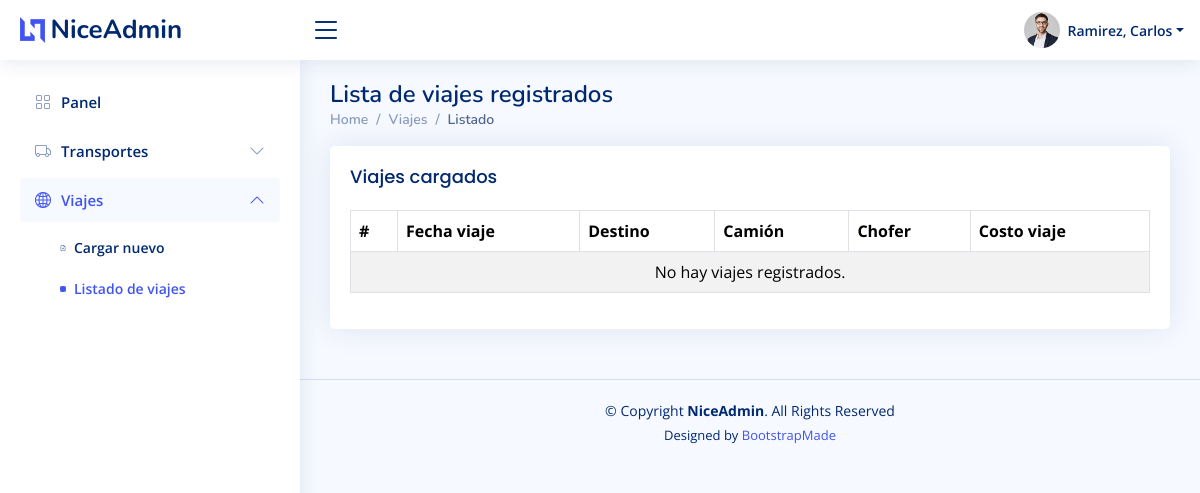
Before: /viajes_listado.php (signed in) with the older database file.
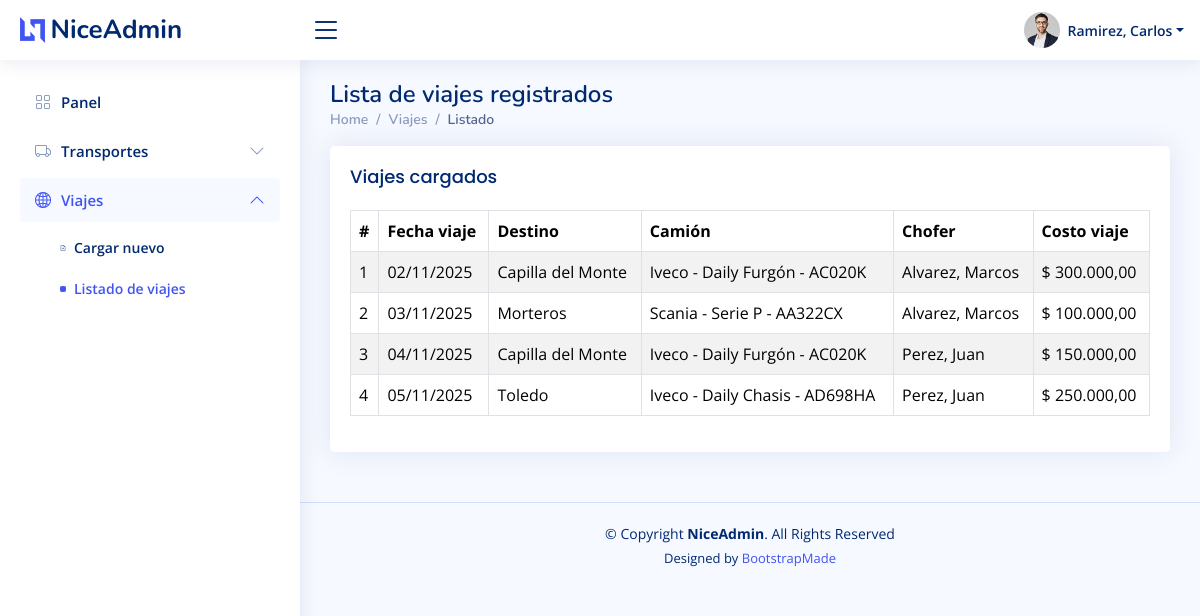
After: the same page with the newer database file.
### tables this page shows
CREATE TABLE viajes (
  id INT NOT NULL AUTO_INCREMENT,
  chofer_id INT NOT NULL,
  transporte_id INT NOT NULL,
  destino_id INT NOT NULL,
  fecha_programada DATE NOT NULL,
  costo DECIMAL(12,2) NOT NULL,
  porcentaje_chofer INT NOT NULL,
  creado_por INT DEFAULT NULL,
  fecha_creacion DATETIME NOT NULL DEFAULT CURRENT_TIMESTAMP,
  PRIMARY KEY (id),
  KEY idx_viajes_fecha (fecha_programada),
  KEY idx_viajes_destino (destino_id)
);

CREATE TABLE destinos (
  id INT NOT NULL AUTO_INCREMENT,
  denominacion VARCHAR(120) NOT NULL,
  PRIMARY KEY (id),
  UNIQUE KEY uq_destinos_denominacion (denominacion)
);

CREATE TABLE marcas (
  id INT NOT NULL AUTO_INCREMENT,
  denominacion VARCHAR(80) NOT NULL,
  PRIMARY KEY (id),
  UNIQUE KEY uq_marcas_denominacion (denominacion)
);

CREATE TABLE transportes (
  id INT NOT NULL AUTO_INCREMENT,
  marca_id INT NOT NULL,
  modelo VARCHAR(60) NOT NULL,
  patente VARCHAR(10) NOT NULL,
  anio SMALLINT DEFAULT NULL,
  disponible TINYINT(1) NOT NULL DEFAULT 1,
  fecha_creacion DATETIME NOT NULL DEFAULT CURRENT_TIMESTAMP,
  PRIMARY KEY (id),
  UNIQUE KEY uq_transportes_patente (patente),
  KEY idx_transportes_marca (marca_id)
);

CREATE TABLE usuarios (
  id INT NOT NULL AUTO_INCREMENT,
  apellido VARCHAR(80) NOT NULL,
  nombre VARCHAR(80) NOT NULL,
  dni VARCHAR(10) NOT NULL,
  usuario VARCHAR(50) NOT NULL,
  clave VARCHAR(255) NOT NULL,
  activo TINYINT(1) NOT NULL DEFAULT 1,
  id_nivel INT NOT NULL,
  fecha_creacion DATETIME NOT NULL DEFAULT CURRENT_TIMESTAMP,
  imagen VARCHAR(150) DEFAULT 'profile-img.jpg',
  PRIMARY KEY (id),
  UNIQUE KEY uq_usuarios_dni (dni),
  UNIQUE KEY uq_usuarios_usuario (usuario),
  KEY idx_usuarios_nivel (id_nivel)
);

### includes/functions.php (called while the page is built, shortened)
<?php
function db_connect(): mysqli
{
    $connection = @new mysqli(DB_HOST, DB_USER, DB_PASS, DB_NAME);
    $connection->set_charset('utf8mb4');
    return $connection;
}
function db_query(string $sql, string $types = '', array $params = []): mysqli_stmt
{
    $connection = db_connect();
    $stmt = $connection->prepare($sql);
    if (!$stmt->execute()) {
        throw new RuntimeException('Error al ejecutar la consulta: ' . $stmt->error);
    }
    return $stmt;
}
function db_fetch_all(string $sql, string $types = '', array $params = []): array
{
    $stmt = db_query($sql, $types, $params);
    $result = $stmt->get_result();
    return $result->fetch_all(MYSQLI_ASSOC);
}
function current_user(): ?array
{
    return $_SESSION['user'] ?? null;
}
function es_operador(): bool
{
    return (current_user()['id_nivel'] ?? null) === 2;
}
function es_chofer(): bool
{
    return (current_user()['id_nivel'] ?? null) === 3;
}
function format_date_spanish(?string $date): string
{
    $timestamp = strtotime($date);
    return date('d/m/Y', $timestamp);
}
function obtener_clase_fila(string $fechaViaje): string
{
    $fechaViaje = date('Y-m-d', strtotime($fechaViaje));
    $hoy = date('Y-m-d');
    if ($fechaViaje < $hoy) {
        return 'fila-realizado';
    }
    return '';
}
function obtener_viajes(?int $choferId = null): array
{
    $sql = 'SELECT v.id, v.fecha_programada, d.denominacion AS destino, v.costo, v.porcentaje_chofer, ' .
        'c.apellido AS chofer_apellido, c.nombre AS chofer_nombre, c.dni AS chofer_dni, ' .
        'm.denominacion AS marca, t.modelo, t.patente ' .
        'FROM viajes v ' .
        'INNER JOIN usuarios c ON c.id = v.chofer_id ' .
        'INNER JOIN transportes t ON t.id = v.transporte_id ' .
        'INNER JOIN marcas m ON m.id = t.marca_id ' .
        'INNER JOIN destinos d ON d.id = v.destino_id';
    $tipos = '';
    $parametros = [];
    $sql .= ' ORDER BY v.fecha_programada ASC, d.denominacion ASC';
    return db_fetch_all($sql, $tipos, $parametros);
}

### viajes_listado.php (the view, shortened to what the changed rows need)
<?php
require_once __DIR__ . '/includes/functions.php';
$choferFiltradoId = es_chofer() ? (current_user()['id'] ?? null) : null;
$viajes = obtener_viajes($choferFiltradoId);
$mostrarCosto = !es_chofer();
$mostrarMontoChofer = !es_operador();
require_once __DIR__ . '/includes/header.php';
?>
<main id="main" class="main">
    <div class="pagetitle">
        <h1>Lista de viajes registrados</h1>
    </div>
    <section class="section">
        <div class="card">
            <div class="card-body">
                <div class="table-responsive">
                    <table class="table table-bordered table-striped align-middle">
                        <thead>
                            <tr>
                                <th>#</th>
                                <th>Fecha viaje</th>
                                <th>Destino</th>
                                <th>Camión</th>
                                <th>Chofer</th>
                                <?php if ($mostrarCosto): ?>
                                    <th>Costo viaje</th>
                                <?php endif; ?>
                            </tr>
                        </thead>
                        <tbody>
                            <?php if (!$viajes): ?>
                                <tr>
                                    <td colspan="<?php echo 5 + (int) $mostrarCosto + (int) $mostrarMontoChofer; ?>" class="text-center">No hay viajes registrados.</td>
                                </tr>
                            <?php else: ?>
                                <?php foreach ($viajes as $index => $viaje): ?>
                                    <?php
                                    $filaClase = obtener_clase_fila($viaje['fecha_programada']);
                                    ?>
                                    <tr class="<?php echo $filaClase; ?>">
                                        <td><?php echo $index + 1; ?></td>
                                        <td><?php echo htmlspecialchars(format_date_spanish($viaje['fecha_programada'])); ?></td>
                                        <td><?php echo htmlspecialchars($viaje['destino']); ?></td>
                                        <td><?php echo htmlspecialchars($viaje['marca'] . ' - ' . $viaje['modelo'] . ' - ' . $viaje['patente']); ?></td>
                                        <td><?php echo htmlspecialchars($viaje['chofer_apellido'] . ', ' . $viaje['chofer_nombre']); ?></td>
                                        <?php if ($mostrarCosto): ?>
                                            <td>$ <?php echo number_format((float) $viaje['costo'], 2, ',', '.'); ?></td>
                                        <?php endif; ?>
                                    </tr>
                                <?php endforeach; ?>
                            <?php endif; ?>
                        </tbody>
                    </table>
                </div>
            </div>
        </div>
    </section>
</main>
<?php require_once __DIR__ . '/includes/footer.php'; ?>

Changed rows visible on the page:
now on this page (row edited): viajes: fecha_programada "02/11/2025", destino.denominacion "Capilla del Monte", marcas.denominacion "Iveco - Daily Furgón - AC020K", usuarios.apellido+nombre "Alvarez, Marcos", costo "300.000,00"
now on this page (row edited): viajes: fecha_programada "03/11/2025", destino.denominacion "Morteros", marcas.denominacion "Scania - Serie P - AA322CX", usuarios.apellido+nombre "Alvarez, Marcos", costo "100.000,00"
now on this page (row edited): viajes: fecha_programada "04/11/2025", destino.denominacion "Capilla del Monte", marcas.denominacion "Iveco - Daily Furgón - AC020K", usuarios.apellido+nombre "Perez, Juan", costo "150.000,00"
now on this page (row edited): viajes: fecha_programada "05/11/2025", destino.denominacion "Toledo", marcas.denominacion "Iveco - Daily Chasis - AD698HA", usuarios.apellido+nombre "Perez, Juan", costo "250.000,00"
Other visible differences:
text no longer shown: "No hay viajes registrados."
